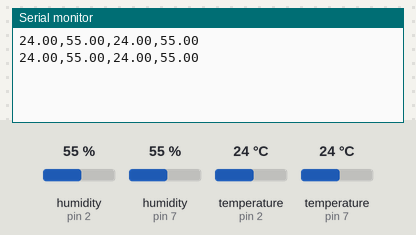
The sketch below on a simulated Arduino Uno, built with avr-gcc and run on an emulated ATmega328P. Shown: the last lines printed to the serial monitor. The test bench sets the inputs (shaded band); at power-on: humidity (sensors on pin 2, pin 7) 55 %, temperature (sensors on pin 2, pin 7) 24 °C.

Above: at 2.8 s.
2.9 s: humidity (sensor on pin 2) set to 22 %
At 4.8 s:
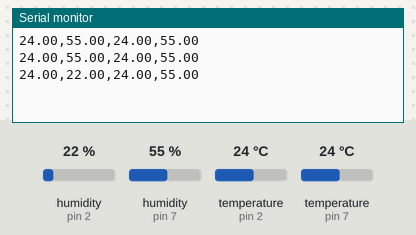
5.6 s: humidity (sensor on pin 7) set to 22 %
At 6.8 s:
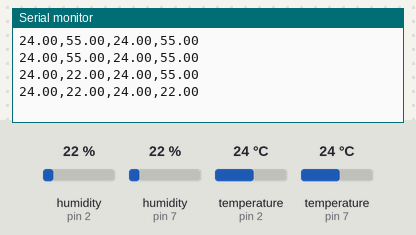
8.3 s: temperature (sensor on pin 2) set to 12 °C
At 10.7 s:
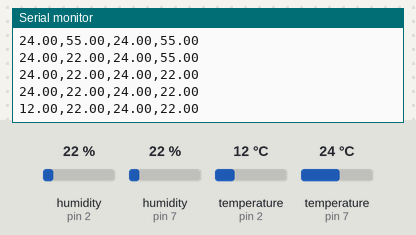
11.0 s: temperature (sensor on pin 7) set to 12 °C
At 12.7 s:
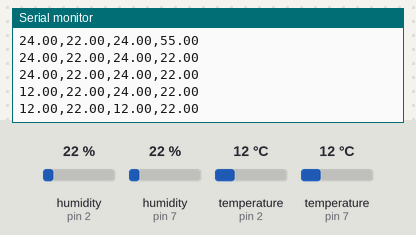
13.7 s: humidity (sensor on pin 2) set to 40 %
At 14.7 s:
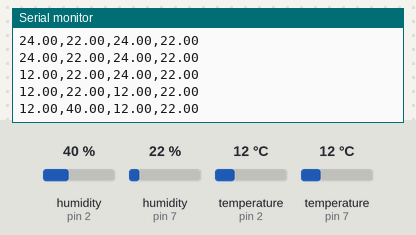
16.4 s: humidity (sensor on pin 7) set to 40 %
At 18.6 s:
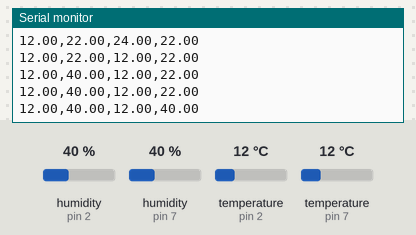
Timing chart, 0 to 20.1 s (numbered marks = the images above; inputs shaded):
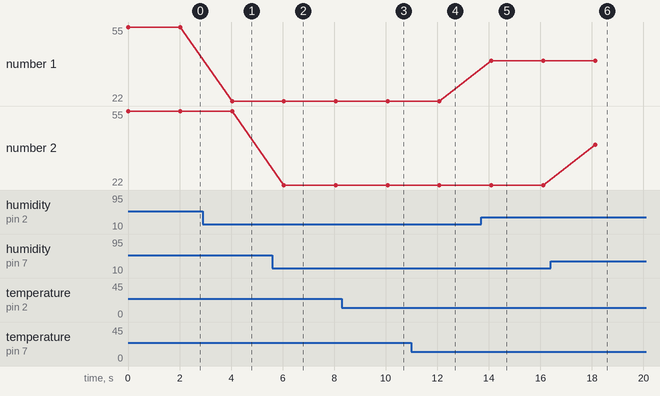

The sketch:

sensors.ino
```cpp
#include <DHT.h>

#define CDHTPIN 2
#define HDHTPIN 7
#define DHTTYPE DHT22

DHT cdht(CDHTPIN, DHTTYPE);
DHT hdht(HDHTPIN, DHTTYPE);

float ctemp;
float chum;
float htemp;
float hhum;


void setup() {
  Serial.begin(9600);
  cdht.begin();
  hdht.begin();
}

void loop() {
  ctemp = cdht.readTemperature();
  chum = cdht.readHumidity();
  htemp = hdht.readTemperature();
  hhum = hdht.readHumidity();

  Serial.print(ctemp);
  Serial.print(",");
  Serial.print(chum);
  Serial.print(",");
  Serial.print(htemp);
  Serial.print(",");
  Serial.print(hhum);
  Serial.println("");

  delay(2000);
}
```

Measured:
- after the input at 2.9 s, the serial monitor: prints a new line after 1.1 s (image 1)
- after the input at 5.6 s, the serial monitor: prints a new line after 0.45 s (image 2)
- after the input at 8.3 s, the serial monitor: prints a new line after 1.8 s (image 3)
- after the input at 11.0 s, the serial monitor: prints a new line after 1.1 s (image 4)
- after the input at 13.7 s, the serial monitor: prints a new line after 0.40 s (image 5)
- after the input at 16.4 s, the serial monitor: prints a new line after 1.7 s (image 6)
- plotted number 1: 55 → 22 after the input at 2.9 s, 22 → 40 after the input at 13.7 s
